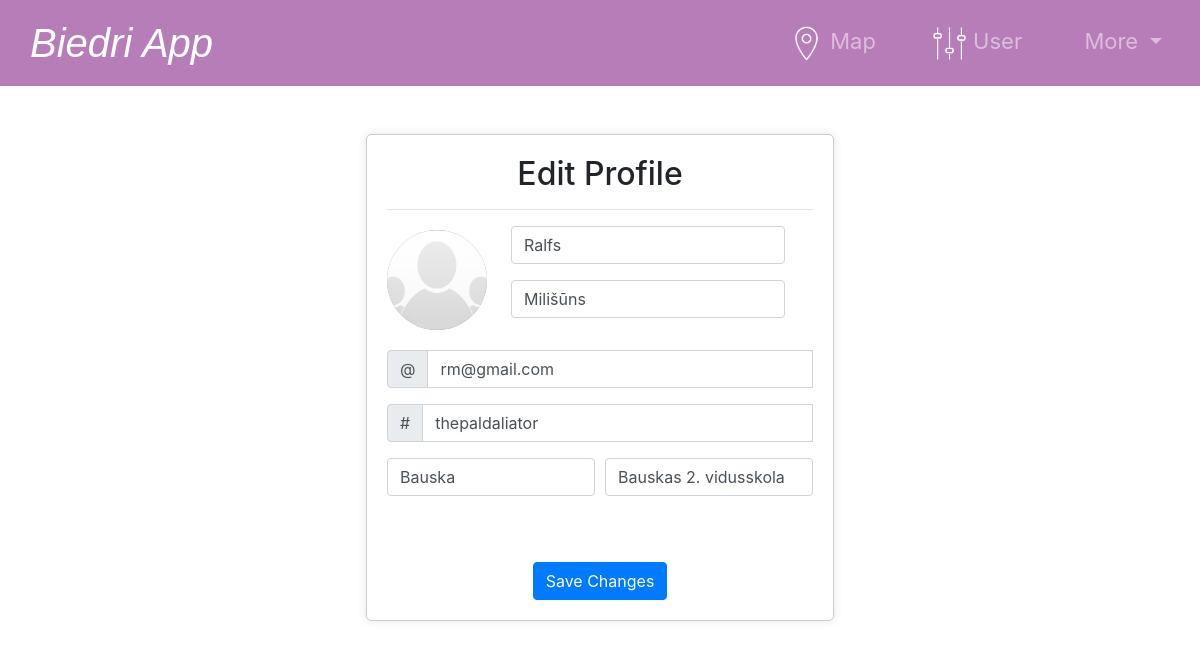
Page /settings (signed in) on the committed database.
### tables this page shows
CREATE TABLE "users" (
	"id"	INTEGER,
	"name"	TEXT NOT NULL,
	"surname"	TEXT NOT NULL,
	"username"	TEXT NOT NULL UNIQUE,
	"password"	TEXT NOT NULL,
	"email"	TEXT NOT NULL UNIQUE,
	"region"	TEXT NOT NULL,
	"school"	TEXT NOT NULL,
	"photo"	INTEGER,
	"last_edited"	TEXT,
	"slug"	TEXT UNIQUE,
	"deleted_at"	TEXT DEFAULT NULL,
	PRIMARY KEY("id" AUTOINCREMENT)
);

### app.py (the view, shortened to what this page needs)
@app.route('/settings', methods=['GET', 'POST'])
@login_required
def settings():
    try:
        conn = get_db_connection()
        cursor = conn.cursor()
        user = cursor.execute("SELECT * FROM users WHERE id = ?", (session["user_id"],)).fetchone()  # Corrected syntax
        return render_template("settings.html", user=user)
    except sqlite3.Error as e:
        return error(f"{e}", 500)
    finally:
        conn.close()

### app.py (called while the page is built)
def get_db_connection():
    conn = sqlite3.connect(db)
    conn.row_factory = sqlite3.Row
    return conn

@app.after_request
def after_request(response):
    response.headers["Cache-Control"] = "no-cache, no-store, must-revalidate"
    response.headers["Expires"] = 0
    response.headers["Pragma"] = "no-cache"
    return response

### helpers.py (called while the page is built)
def login_required(f):
    @wraps(f)
    def decorated_function(*args, **kwargs):
        if session.get("user_id") is None:
            return redirect("/login")
        return f(*args, **kwargs)
    return decorated_function

### templates/settings.html (shortened to what this page needs)
{% extends "layout.html" %}
{% block main %}
<div class="form-container">
    <h2>Edit Profile</h2>
    <hr>
    <form class="needs-validation" novalidate action="/settings" method="post" enctype="multipart/form-data">
        <div class="mb-3 d-flex align-items-center">
            <div class="profile-picture-container mr-4">
                <img src="{% if user['photo'] is none %}
                                {{ url_for('static', filename='files/system_pictures/jive-sgroup-default-portrait-large.png') }}
                            {% else %}
                                {{ url_for('static', filename='files/user_profile_pictures/' + user['photo']) }}
                            {% endif %}"
                    alt="Profile Picture" class="profile-picture">
            </div>
            <div>
                <div class="form-group">
                    <input type="text" name="name" class="form-control" id="name" value="{{ user['name'] }}" required>
                </div>
                <div class="form-group">
                    <input type="text" name="surname" class="form-control" id="surname" value="{{ user['surname'] }}" required>
                </div>
            </div>
        </div>
        <div class="mb-3">
            <div class="input-group">
                <div class="input-group-prepend">
                    <span class="input-group-text" id="inputGroupPrepend">@</span>
                </div>
                <input type="email" name="email" class="form-control" id="email" value="{{ user['email'] }}" required>
            </div>
        </div>
        <div class="mb-3">
            <div class="input-group">
                <div class="input-group-prepend">
                    <span class="input-group-text" id="inputGroupPrepend">#</span>
                </div>
                <input type="text" name="username" class="form-control" id="username" value="{{ user['username'] }}" required>
            </div>
        </div>
        <div class="form-row" id="regionschool">
            <div class="col-md-6 mb-3">
                <input type="text" name="region" class="form-control" id="region" value="{{ user['region'] }}" required>
            </div>
            <div class="col-md-6 mb-3">
                <input type="text" name="school" class="form-control" id="school" value="{{ user['school'] }}" required>
            </div>
        </div>
        <button class="btn btn-primary space-ontop" type="submit">Save Changes</button>
    </form>
</div>
{% endblock %}

### static/styles.css (style rules this page uses)
:root { --primary-color: rgb(116, 6, 120); --primary-color-faded: rgba(116, 6, 120, 0.523); --normal-color: #3a3a3a; --normal-color-faded: #3a3a3a7e; --new-color: #73b649; --new-color-faded: #73b64983; --favorite-color: rgba(204, 49, 49); --favorite-color-faded: rgba(204, 49, 49, 0.473); }
html { overflow-y: scroll; }
.profile-picture-container { width: 100px; height: 100px; border-radius: 50%; overflow: hidden; position: relative; cursor: pointer; display: flex; justify-content: center; align-items: center; margin: 0; padding: 0; background-color: var(--primary-color-faded); }
.profile-picture { width: 100%; height: 100%; object-fit: cover; }
.space-ontop { margin-top: 50px !important; }
@media (max-width: 1500px) { .form-container { width: 55% !important; } }
@media (max-width: 1200px) { .form-container { width: 60% !important; } }
.form-container { width: 50%; margin: 0 auto 100px auto !important; padding: 20px !important; border: 1px solid #ccc !important; border-radius: 5px !important; box-shadow: 0 0 10px rgba(0, 0, 0, 0.1) !important; text-align: center; }

### rows in the picture
users: name "Ralfs", surname "Milišūns", email "rm@gmail.com", username "thepaldaliator", region "Bauska", school "Bauskas 2. vidusskola"
